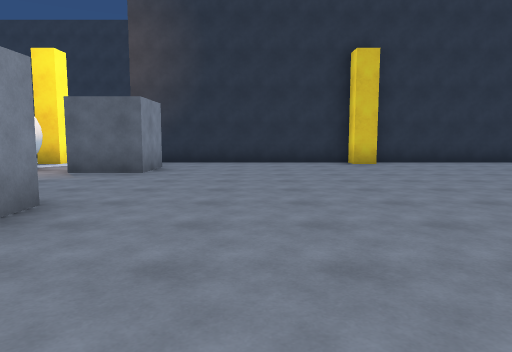
view 1 (above)

24 first-person views from a walk through a 3-D level made in the Unity game engine. The camera is 1.4 m above the floor, tilts 6° down and sees 70° across. The floor is counted in squares, 2 m on a side. Each view is taken from the middle of a square. On the plan, view 1 faces up. The plan holds only what a view shows up to about 11 squares ahead; the rest is blank. The place goes on beyond the plan.

view 2
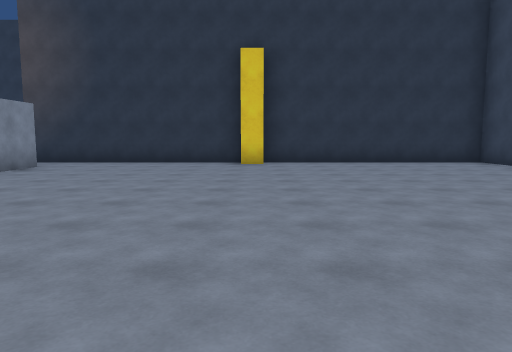

view 3
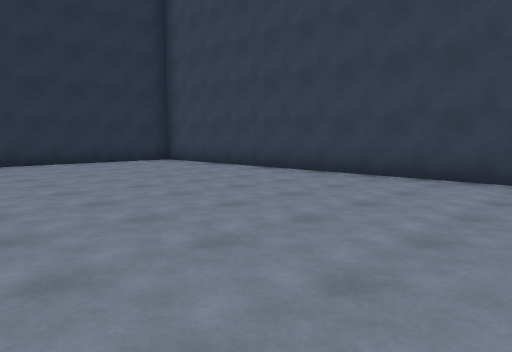

view 4
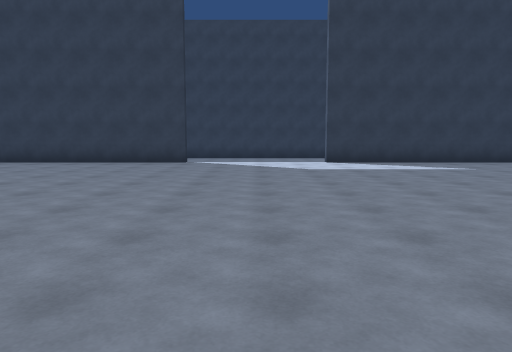

view 5
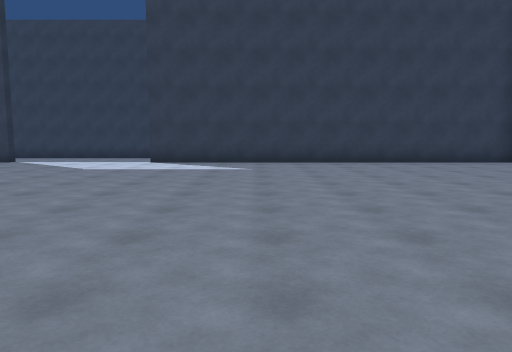

view 6
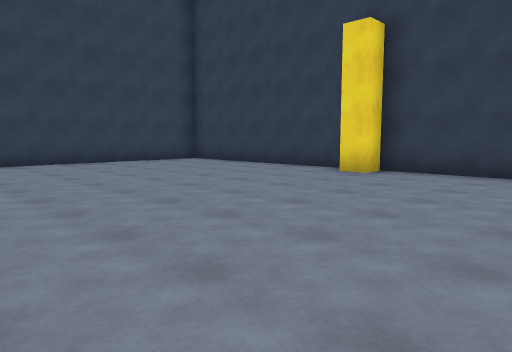

view 7
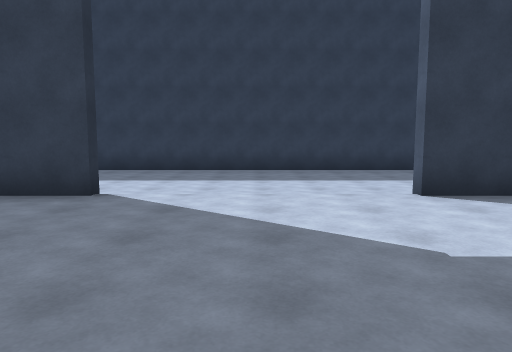

view 8
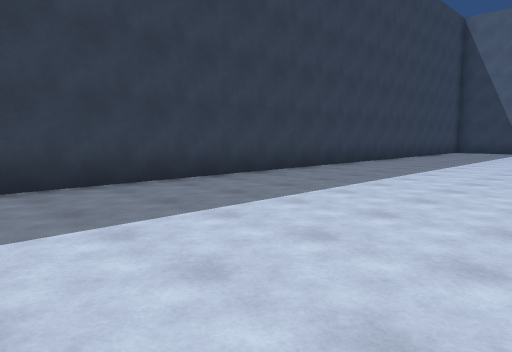

view 9
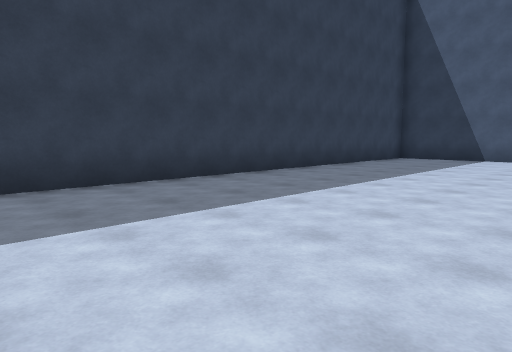

view 10
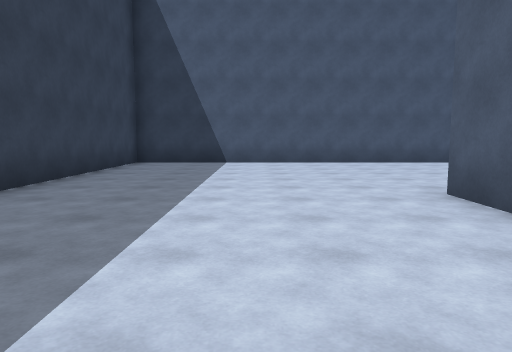

view 11
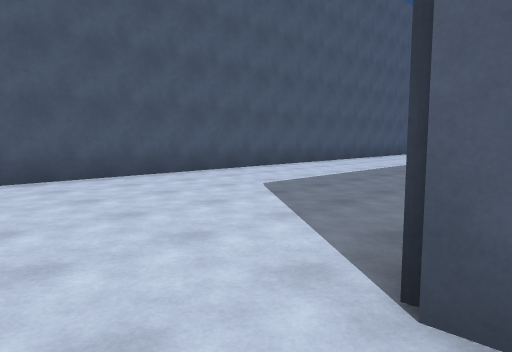

view 12
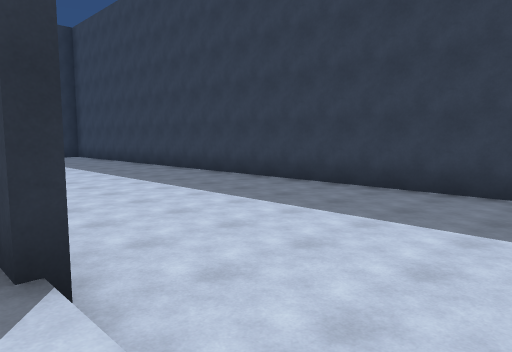

view 13
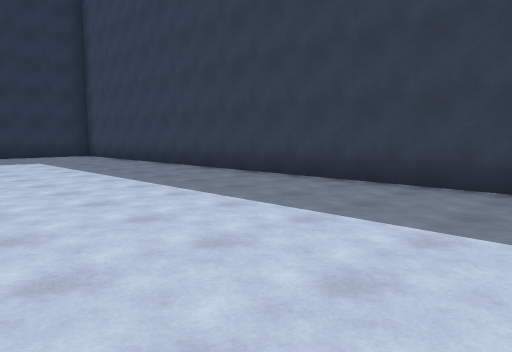

view 14
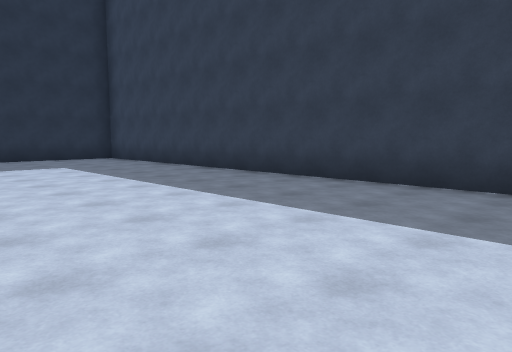

view 15
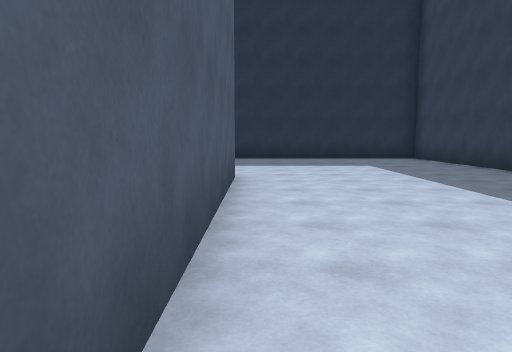

view 16
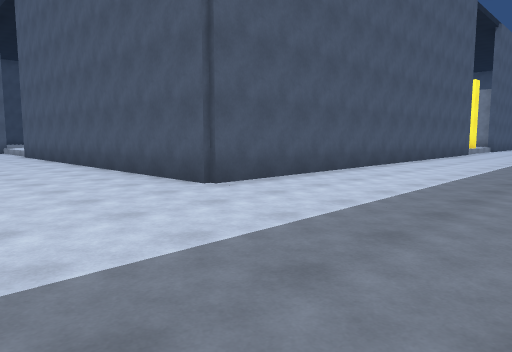

view 17
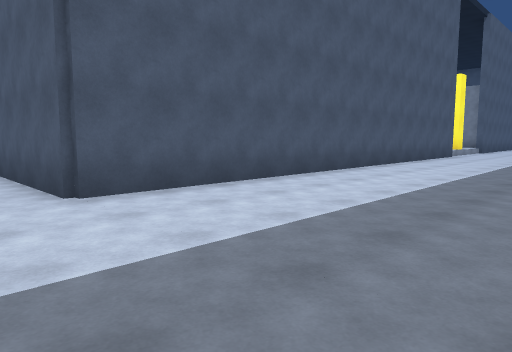

view 18
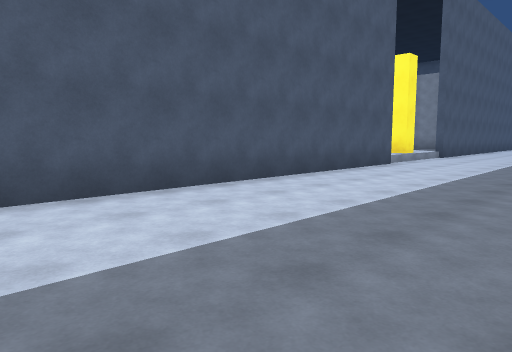

view 19
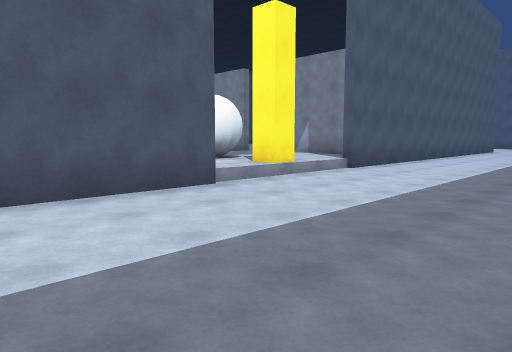

view 20
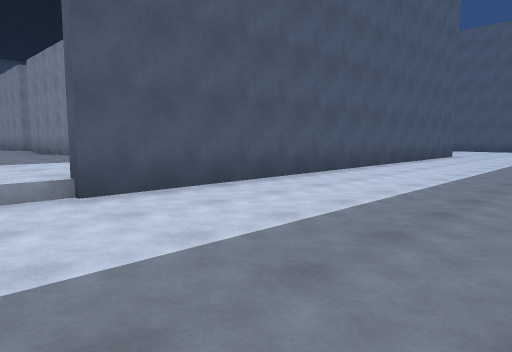

view 21
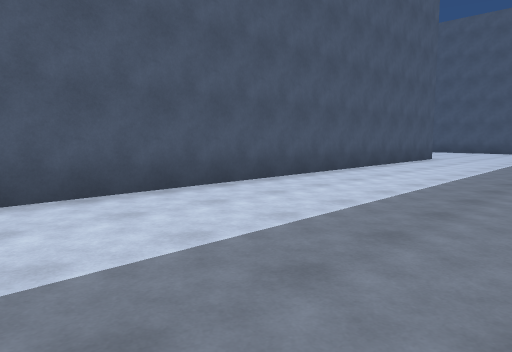

view 22
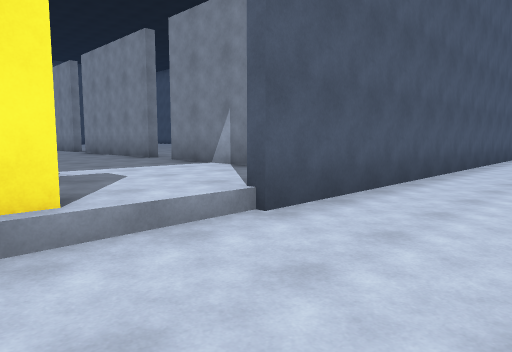

view 23
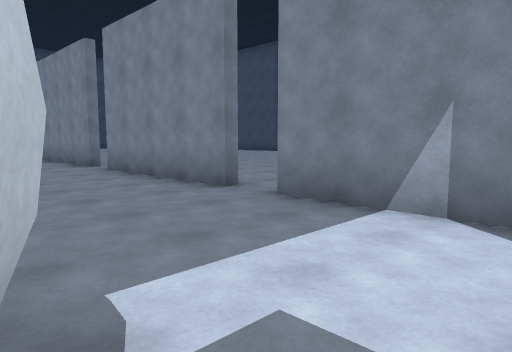

view 24
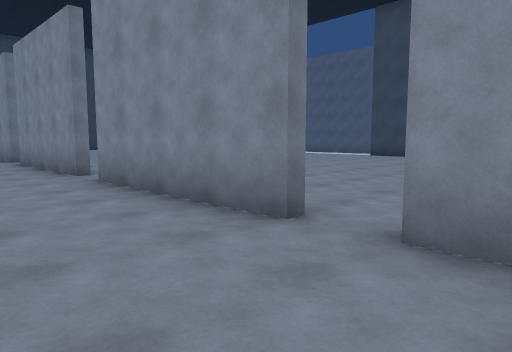

### Floor plan
Key: @ floor where view 1 was taken; # wall or solid block; x gap in a wall; . main floor; : floor 0.5 m higher than the main floor.
Columns run from 19 left of view 1 to 16 right of it. Each row starts with its distance up from view 1.
 15         ......  ....  .... ........#
 14    ................................#
 13 ...................................#
 12 ...................................#
 11 ...................................#
 10 ############:#::#############......#
  9          #:::::  :::::::::::#......#
  8          #:::##:#:::::::::::#......#
  7          #:::: :::::::::::::#......#
  6          x:::  :::::::::::::#......#
  5       :::#:::   ::::::::::::#......#
  4     :::::#:::   ::::::::::::#......#
  3   :::::::#:::   #:::::::::::#......#
  2   :::::: #::     :::::::::::#......#
  1   :::::  x::      ::::::::::#......#
  0          #::       @::::::::#......#
 -1          #::       ::::::::::......#
 -2         :#:       :::::::::::......#
 -3         :#:        ::::::::::......#
 -4         :x:         :::::::::......#
 -5          #:         ::::::::#......#
 -6          #         :::::::::# .....#
 -7                   ::::::::::# .....#
 -8                   ::::::::::#......#
 -9                   ::::::::::#......#
-10                   ::::::::::#......#
-11                    :::::::::#......#
-12                    :::::::::#......#
-13                    :::::::::#......#
-14                    :::#:::::#......#
-15                    ##########......#
-16                         ...........#
-17                       .............#
-18                     ...............#
-19                     ...............#
-20                     ...............#
-21                      ###############

Where each view was taken, in squares from view 1:
view 1: 0 up, 0 right, facing up
view 2: 0 up, 3 right, facing up
view 3: 0 up, 3 right, facing up-right
view 4: 2 down, 1 left, facing right
view 5: 7 down, 1 left, facing right
view 6: 7 down, 1 left, facing down-right
view 7: 2 down, 5 right, facing right
view 8: 2 down, 10 right, facing down-right
view 9: 8 down, 10 right, facing down-right
view 10: 10 down, 12 right, facing down
view 11: 14 down, 11 right, facing down-left
view 12: 2 down, 9 right, facing up-right
view 13: 2 up, 10 right, facing up-right
view 14: 4 up, 10 right, facing up-right
view 15: 4 up, 10 right, facing up
view 16: 15 up, 13 right, facing down-left
view 17: 15 up, 11 right, facing down-left
view 18: 15 up, 6 right, facing down-left
view 19: 15 up, 0 right, facing down-left
view 20: 15 up, 6 left, facing down-left
view 21: 15 up, 8 left, facing down-left
view 22: 13 up, 5 left, facing down-left
view 23: 9 up, 6 left, facing down-left
view 24: 7 up, 7 left, facing down-left
